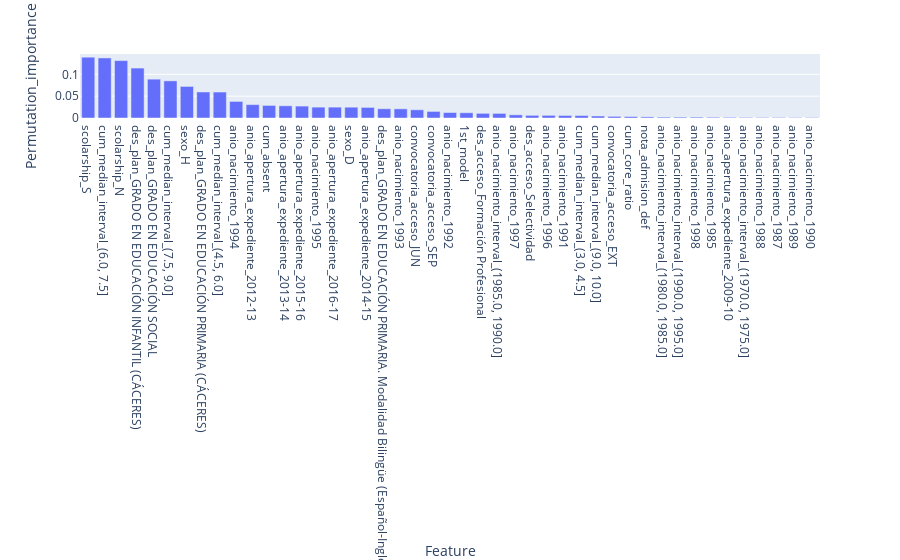

Here is the notebook cell this chart was saved with:
### Code cell
fig = px.bar(logit_importances, x='Feature', y='Permutation_importance')
fig.show()

### Figure 1 — Plotly figure (JSON) as saved in the notebook; plotly's stock layout.template omitted (floating-point values rounded to 4 significant figures)
{"data": [{"alignmentgroup": "True", "hovertemplate": "Feature=%{x}<br>Permutation_importance=%{y}<extra></extra>", "legendgroup": "", "marker": {"color": "#636efa"}, "name": "", "offsetgroup": "", "orientation": "v", "showlegend": false, "textposition": "auto", "type": "bar", "x": ["scolarship_S", "cum_median_interval_(6.0, 7.5]", "scolarship_N", "des_plan_GRADO EN EDUCACIÓN INFANTIL (CÁCERES)", "des_plan_GRADO EN EDUCACIÓN SOCIAL", "cum_median_interval_(7.5, 9.0]", "sexo_H", "des_plan_GRADO EN EDUCACIÓN PRIMARIA (CÁCERES)", "cum_median_interval_(4.5, 6.0]", "anio_nacimiento_1994", "anio_apertura_expediente_2012-13", "cum_absent", "anio_apertura_expediente_2013-14", "anio_apertura_expediente_2015-16", "anio_nacimiento_1995", "anio_apertura_expediente_2016-17", "sexo_D", "anio_apertura_expediente_2014-15", "des_plan_GRADO EN EDUCACIÓN PRIMARIA. Modalidad Bilingüe (Español-Inglés)", "anio_nacimiento_1993", "convocatoria_acceso_JUN", "convocatoria_acceso_SEP", "anio_nacimiento_1992", "1st_model", "des_acceso_Formación Profesional", "anio_nacimiento_interval_(1985.0, 1990.0]", "anio_nacimiento_1997", "des_acceso_Selectividad", "anio_nacimiento_1996", "anio_nacimiento_1991", "cum_median_interval_(3.0, 4.5]", "cum_median_interval_(9.0, 10.0]", "convocatoria_acceso_EXT", "cum_core_ratio", "nota_admision_def", "anio_nacimiento_interval_(1980.0, 1985.0]", "anio_nacimiento_interval_(1990.0, 1995.0]", "anio_nacimiento_1998", "anio_nacimiento_1985", "anio_apertura_expediente_2009-10", "anio_nacimiento_interval_(1970.0, 1975.0]", "anio_nacimiento_1988", "anio_nacimiento_1987", "anio_nacimiento_1989", "anio_nacimiento_1990"], "xaxis": "x", "y": [0.1392, 0.1375, 0.1314, 0.1143, 0.08892, 0.08503, 0.07232, 0.05962, 0.05945, 0.03794, 0.03066, 0.02879, 0.02795, 0.02727, 0.0249, 0.0249, 0.02473, 0.02422, 0.02117, 0.021, 0.0188, 0.01507, 0.01253, 0.01203, 0.01067, 0.0105, 0.007283, 0.006098, 0.006098, 0.005759, 0.005589, 0.004573, 0.003726, 0.003218, 0.002541, 0.002033, 0.002033, 0.002033, 0.001694, 0.001524, 0.001355, 0.001186, 0.001186, 0.001016, 0.001016], "yaxis": "y"}], "layout": {"barmode": "relative", "legend": {"tracegroupgap": 0}, "margin": {"t": 60}, "xaxis": {"anchor": "y", "domain": [0, 1], "title": {"text": "Feature"}}, "yaxis": {"anchor": "x", "domain": [0, 1], "title": {"text": "Permutation_importance"}}}}
